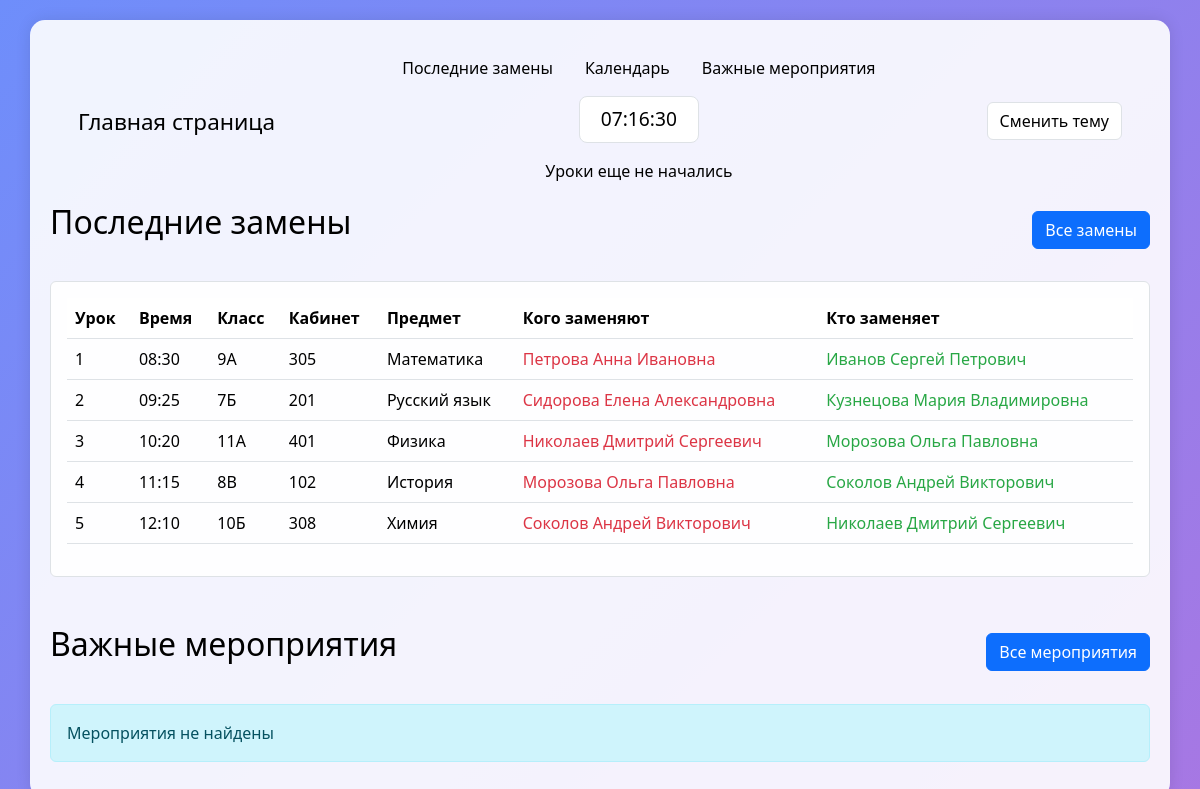
The page / on the database its author committed.
### schedule_app/models.py (models this page shows, shortened)
class Schedule(models.Model):
    date = models.DateField('Дата')
    class_number = models.CharField('Класс', max_length=10)
    classroom = models.CharField('Кабинет', max_length=10)
    lesson_time = models.TimeField('Время урока')
    lesson_number = models.IntegerField('Номер урока')
    subject = models.CharField('Предмет', max_length=100)
    teacher_replaced = models.CharField('Кого заменяют', max_length=100)
    teacher_replacing = models.CharField('Кто заменяет', max_length=100)
    comment = models.TextField('Комментарий', blank=True, null=True)
    created_at = models.DateTimeField('Дата создания', auto_now_add=True)
    updated_at = models.DateTimeField('Дата обновления', auto_now=True)
    class Meta:
        verbose_name = 'Расписание'
        verbose_name_plural = 'Расписания'
        ordering = ['-date', 'lesson_number']

### schedule_app/views.py (the view)
# urls.py: path('', views.home, name='home'),
def home(request):
    latest_schedules = Schedule.objects.all().order_by('-date', 'lesson_number')[:5]
    latest_events = Event.objects.all().order_by('-date', '-time')[:4]
    return render(request, 'schedule_app/home.html', {
        'latest_schedules': latest_schedules,
        'latest_events': latest_events
    })

### schedule_app/templates/schedule_app/home.html (shortened to what this page needs)
{% extends 'schedule_app/base.html' %}
{% block content %}
<div class="home-page">
    <div class="latest-schedules mb-5">
        <div class="d-flex justify-content-between align-items-center mb-4">
            <h2>Последние замены</h2>
            <a href="{% url 'schedule_app:schedule_list' %}" class="btn btn-primary">
                Все замены
            </a>
        </div>
        {% if latest_schedules %}
            <div class="card schedule-card">
                <div class="card-body">
                    <div class="table-responsive">
                        <table class="table table-hover">
                            <thead>
                                <tr>
                                    <th>Урок</th>
                                    <th>Время</th>
                                    <th>Класс</th>
                                    <th>Кабинет</th>
                                    <th>Предмет</th>
                                    <th>Кого заменяют</th>
                                    <th>Кто заменяет</th>
                                </tr>
                            </thead>
                            <tbody>
                                {% for schedule in latest_schedules %}
                                    <tr>
                                        <td>{{ schedule.lesson_number }}</td>
                                        <td>{{ schedule.lesson_time|time:"H:i" }}</td>
                                        <td>{{ schedule.class_number }}</td>
                                        <td>{{ schedule.classroom }}</td>
                                        <td>{{ schedule.subject }}</td>
                                        <td class="teacher-replaced">{{ schedule.teacher_replaced }}</td>
                                        <td class="teacher-replacing">{{ schedule.teacher_replacing }}</td>
                                    </tr>
                                {% endfor %}
                            </tbody>
                        </table>
                    </div>
                </div>
            </div>
        {% else %}
            <div class="alert alert-info">
                Замены не найдены
            </div>
        {% endif %}
    </div>
    <div class="important-events">
        <div class="d-flex justify-content-between align-items-center mb-4">
            <h2>Важные мероприятия</h2>
            <a href="{% url 'schedule_app:event_list' %}" class="btn btn-primary">
                Все мероприятия
            </a>
        </div>
        {% if latest_events %}
            <div class="row row-cols-1 row-cols-md-2 g-4">
                {% for event in latest_events %}
                    <div class="col">
                        <div class="card h-100 {% if event.is_important %}important-event{% endif %}">
                            <div class="card-body">
                                <h5 class="card-title">{{ event.title }}</h5>
                                <h6 class="card-subtitle mb-2 text-muted">
                                    {{ event.date|date:"d.m.Y" }}
                                    {% if event.time %}
                                        {{ event.time|time:"H:i" }}
                                    {% endif %}
                                </h6>
                                <p class="card-text">{{ event.description|linebreaks|truncatewords:30 }}</p>
                                {% if event.files.exists %}
                                    <div class="files-preview">
                                        {% for file in event.files.all|slice:":3" %}
                                            {% if file.is_image %}
                                                <img src="{{ file.file.url }}" alt="{{ file.file_name }}" class="file-preview">
                                            {% endif %}
                                        {% endfor %}
                                        {% if event.files.count > 3 %}
                                            <span class="more-files">+{{ event.files.count|add:"-3" }}</span>
                                        {% endif %}
                                    </div>
                                {% endif %}
                                <a href="{% url 'schedule_app:event_detail' event.id %}" class="btn btn-outline-primary mt-3">
                                    Подробнее
                                </a>
                            </div>
                        </div>
                    </div>
                {% endfor %}
            </div>
        {% else %}
            <div class="alert alert-info">
                Мероприятия не найдены
            </div>
        {% endif %}
    </div>
</div>
{% endblock %}

### schedule_app/templates/schedule_app/base.html (shortened to what this page needs)
<!DOCTYPE html>
<html lang="ru">
<head>
    <link rel="stylesheet" href="https://cdn.jsdelivr.net/npm/bootstrap@5.2.3/dist/css/bootstrap.min.css">
    {% load static %}
    <link rel="stylesheet" href="{% static 'css/style.css' %}">
</head>
<body>
    <div class="container">
        <nav class="navbar navbar-expand-lg navbar-light">
            <div class="container-fluid">
                <div class="navbar-left">
                    <a class="navbar-brand" href="{% url 'schedule_app:home' %}">Главная страница</a>
                </div>
                <div class="navbar-center">
                    <div class="nav-links">
                        <a class="nav-link" href="{% url 'schedule_app:schedule_list' %}">Последние замены</a>
                        <a class="nav-link" href="{% url 'schedule_app:calendar_view' %}">Календарь</a>
                        <a class="nav-link" href="{% url 'schedule_app:event_list' %}">Важные мероприятия</a>
                    </div>
                    <div id="clock" class="clock">00:00:00</div>
                    <div id="current-period" class="current-period"></div>
                </div>
                <div class="navbar-right">
                    <button id="theme-toggle" class="btn btn-outline-secondary">
                        Сменить тему
                    </button>
                </div>
            </div>
        </nav>
        <div class="content-container">
            {% block content %}
            {% endblock %}
        </div>
    </div>
</body>
</html>

### static/css/style.css (style rules this page uses)
:root { --bg-color: rgba(255, 255, 255, 0.9); --text-color: #000; --card-bg: rgba(255, 255, 255, 0.95); --calendar-day-bg: #fff; --calendar-day-color: #000; --calendar-border: #dee2e6; --weekend-color: #dc3545; --table-hover-bg: rgba(0, 0, 0, 0.075); --replaced-bg: rgba(220, 53, 69, 0.1); --replacing-bg: rgba(40, 167, 69, 0.1); }
body { background: linear-gradient(135deg, #6e8efb, #a777e3); min-height: 100vh; color: var(--text-color); }
.container { background-color: var(--bg-color); border-radius: 15px; box-shadow: 0 0 15px rgba(0, 0, 0, 0.1); padding: 20px; margin-top: 20px; margin-bottom: 20px; }
.card { background-color: var(--card-bg); transition: transform 0.3s ease; }
.teacher-replaced { color: #dc3545 !important; font-weight: 500; }
.teacher-replacing { color: #28a745 !important; font-weight: 500; }
.schedule-card { background-color: var(--card-bg); border-color: var(--calendar-border); }
.table { color: var(--text-color) !important; border-color: var(--calendar-border); }
.table thead th { background-color: var(--calendar-day-bg); border-color: var(--calendar-border); color: var(--text-color); }
.table tbody td { color: var(--text-color); border-color: var(--calendar-border); }
#theme-toggle { color: var(--text-color); border-color: var(--calendar-border); background-color: var(--calendar-day-bg); }
.navbar { position: relative; z-index: 1060; padding: 1rem; }
.navbar .container-fluid { display: grid; grid-template-columns: auto 1fr auto; align-items: center; gap: 2rem; }
.navbar-left { justify-self: start; }
.navbar-center { justify-self: center; display: flex; flex-direction: column; align-items: center; gap: 0.5rem; width: 100%; }
.nav-links { display: flex; gap: 2rem; margin-bottom: 0.5rem; }
.navbar-right { justify-self: end; display: flex; align-items: center; gap: 1rem; }
.clock { font-size: 1.2rem; font-weight: 500; color: var(--text-color); padding: 0.5rem 1rem; background-color: var(--calendar-day-bg); border-radius: 8px; border: 1px solid var(--calendar-border); text-align: center; min-width: 120px; }
.navbar-brand { color: var(--text-color) !important; font-weight: 500; font-size: 1.4rem; text-decoration: none; transition: opacity 0.3s; }
.home-page { max-width: 100%; }
.home-page h2 { color: var(--text-color); margin-bottom: 1rem; }
.home-page .card { background-color: var(--card-bg); border-color: var(--calendar-border); }
.current-period { font-size: 1rem; color: var(--text-color); text-align: center; padding: 0.25rem 0.5rem; border-radius: 4px; margin-top: 0.25rem; }

### rows shown on the page
Schedule: lesson_number "1", lesson_time "08:30", class_number "9А", classroom "305", subject "Математика", teacher_replaced "Петрова Анна Ивановна", teacher_replacing "Иванов Сергей Петрович"
Schedule: lesson_number "2", lesson_time "09:25", class_number "7Б", classroom "201", subject "Русский язык", teacher_replaced "Сидорова Елена Александровна", teacher_replacing "Кузнецова Мария Владимировна"
Schedule: lesson_number "3", lesson_time "10:20", class_number "11А", classroom "401", subject "Физика", teacher_replaced "Николаев Дмитрий Сергеевич", teacher_replacing "Морозова Ольга Павловна"
Schedule: lesson_number "4", lesson_time "11:15", class_number "8В", classroom "102", subject "История", teacher_replaced "Морозова Ольга Павловна", teacher_replacing "Соколов Андрей Викторович"
Schedule: lesson_number "5", lesson_time "12:10", class_number "10Б", classroom "308", subject "Химия", teacher_replaced "Соколов Андрей Викторович", teacher_replacing "Николаев Дмитрий Сергеевич"
